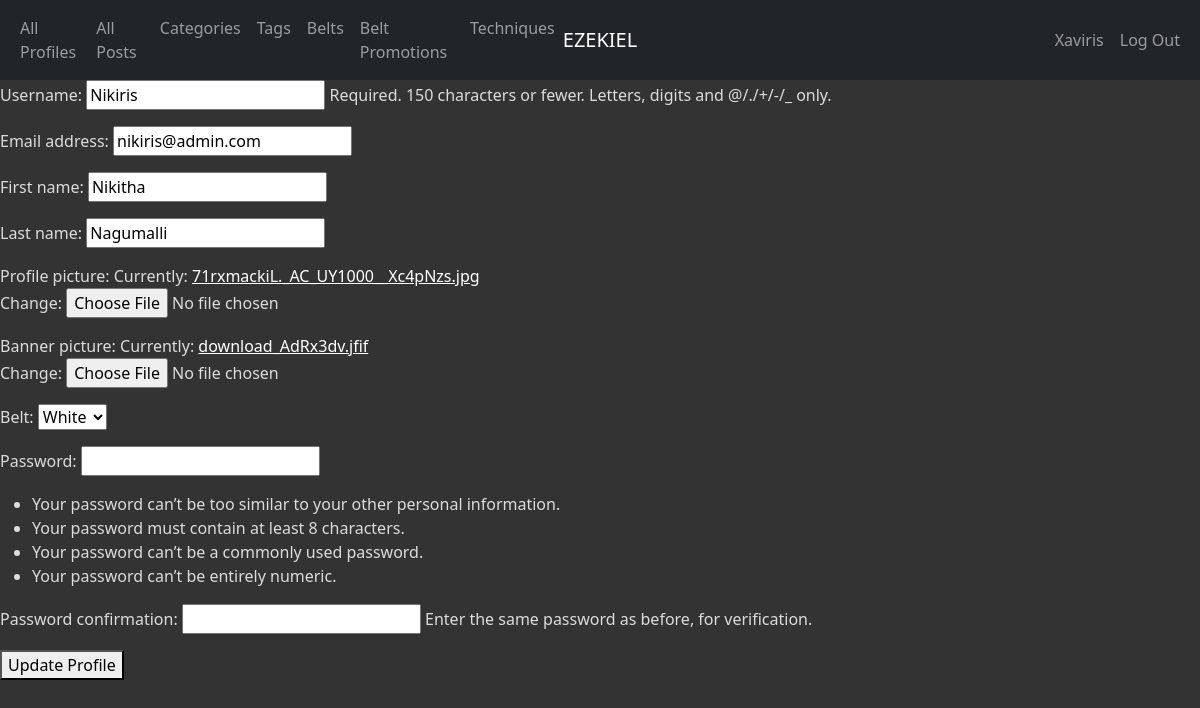
Screenshot of /profiles/2/update/ (signed in) with the database file from the repository.
### app_info/models.py (models this page shows, shortened)
class Profile(AbstractUser):
    profile_id = models.AutoField(primary_key=True)
    first_name = models.CharField(max_length=45)
    last_name = models.CharField(max_length=45)
    join_date = models.DateTimeField(default=timezone.now)
    profile_picture = models.ImageField(default="")
    banner_picture = models.ImageField(default="")
    belt = models.ForeignKey(Belt, related_name='profiles', on_delete=models.PROTECT)
    def get_absolute_url(self):
        return reverse('app_info_profile_detail_urlpattern',
                       kwargs={'pk': self.pk}
                       )
    def get_update_url(self):
        return reverse('app_info_profile_update_urlpattern',
                       kwargs={'pk': self.pk}
                       )
    class Meta:
        ordering = ['first_name']

class Belt(models.Model):
    belt_id = models.AutoField(primary_key=True)
    name = models.CharField(max_length=45)
    def __str__(self):
        return '%s' % (self.name)
    class Meta:
        ordering = ['name']

### app_info/views.py (the view, shortened to what this page needs)
class ProfileUpdate(LoginRequiredMixin, PermissionRequiredMixin, UpdateView):
    form_class = ProfileForm
    model = Profile
    template_name = 'app_info/profile_form_update.html'
    permission_required = 'app_info.change_profile'

### app_info/forms.py (shortened to what this page needs)
class ProfileForm(UserCreationForm):
    class Meta:
        model = Profile
        fields = '__all__'
        exclude = ('join_date', 'last_login', 'groups', 'user_permissions', 'password', 'is_superuser', 'is_staff', 'is_active', 'date_joined')

### app_info/templates/app_info/profile_form_update.html (shortened to what this page needs)
{% extends 'app_info/base.html' %}
{% block content %}
    <form
        action="{{ profile.get_update_url }}"
        enctype='multipart/form-data'
        method="post">
        {{ form.as_p }}
        <button type="submit" class="button button-primary">Update Profile</button>
    </form>
{% endblock %}

### app_info/templates/app_info/base.html (shortened to what this page needs)
{% load static %}
<!DOCTYPE html>
<html lang="en">
<head>
  {% load bootstrap5 %}
  {% bootstrap_css %}
        <link rel="stylesheet" type="text/css"
          href="{% static 'app_info/cover.css' %}">
        <link rel="stylesheet" type="text/css"
          href="{% static 'app_info/profile.css' %}">
</head>
<body>
<nav class="navbar navbar-expand-md navbar-dark bg-dark">
    <div class="container-fluid">
        <div class="navbar-collapse collapse w-100 order-1 order-md-0 dual-collapse2">
            <ul class="navbar-nav me-auto">
            <li class="nav-item">
                <a class="nav-link" href="{% url 'app_info_profile_list_urlpattern' %}">
                    All Profiles</a></li>
            <li class="nav-item">
                <a class="nav-link" href="{% url 'app_info_post_list_urlpattern' %}">
                    All Posts</a>
            </li>
            <li class="nav-item">
                <a class="nav-link" href="{% url 'app_info_category_list_urlpattern' %}">
                    Categories</a>
            </li>
            <li class="nav-item">
                <a class="nav-link" href="{% url 'app_info_tag_list_urlpattern' %}">
                    Tags</a>
            </li>
            <li class="nav-item">
                <a class="nav-link" href="{% url 'app_info_belt_list_urlpattern' %}">
                    Belts</a>
            </li>
            <li class="nav-item">
                <a class="nav-link" href="{% url 'app_info_belt_promotion_post_list_urlpattern' %}">
                    Belt Promotions</a>
            </li>
            <li class="nav-item">
                <a class="nav-link" href="{% url 'app_info_technique_list_urlpattern' %}">
                    Techniques</a>
            </li>
            </ul>
        </div>
        <div class="mx-auto order-0">
            <a class="navbar-brand mx-auto" href="/">EZEKIEL</a>
        </div>
        <div class="navbar-collapse collapse w-100 order-3 dual-collapse2">
            <ul class="navbar-nav ms-auto">
                <li class="nav-item">
                    {% if user.is_authenticated %}
                    <li><a class="nav-link" href="{{ user.get_absolute_url }}">
                        {{ user.username }}</a></li>
                {% else %}
                    <li><a class="nav-link" href="{% url 'app_info_profile_create_urlpattern'%}">Sign Up</a></li>
                {% endif %}
                </li>
                <li class="nav-item">
                    {% if user.is_authenticated %}
                    <li><a class="nav-link" href="{% url 'logout_urlpattern' %}">
                        Log Out</a></li>
                {% else %}
                    <li><a class="nav-link" href="{% url 'login_urlpattern' %}">
                        Login</a></li>
                {% endif %}
                </li>
            </ul>
        </div>
    </div>
</nav>
{% block content %}{% endblock %}
</body>
</html>

### static/app_info/cover.css (style rules this page uses)
a, a:focus, a:hover { color: #fff; }
html, body { height: 100%; background-color: #333; }
div, h2, h3, em, li, span, label, td, th, p { color: gainsboro; }

### rows the page displays
Profile: username "Xaviris"
Profile: username "Nikiris", email "nikiris@admin.com", first_name "Nikitha", last_name "Nagumalli"
Belt: belt "White"
